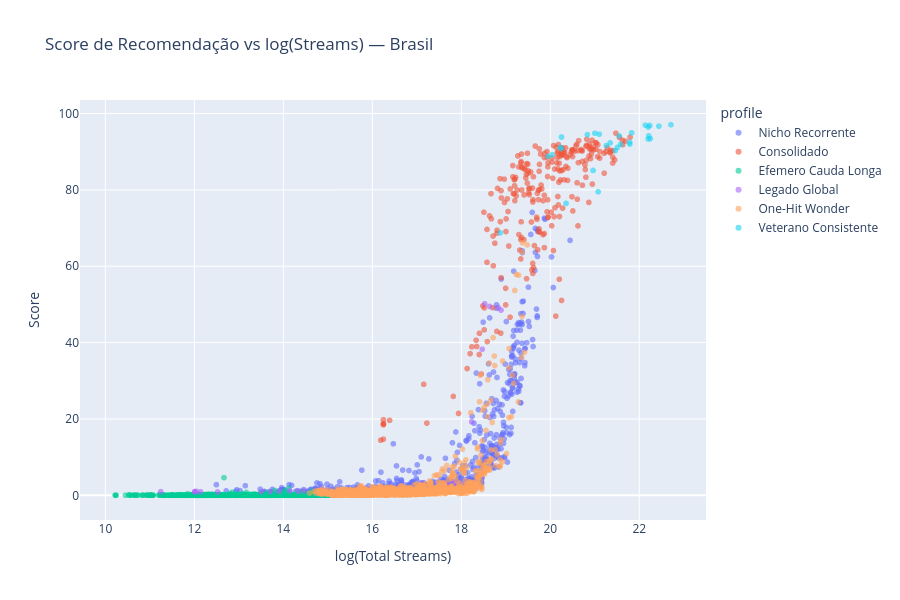

Notebook code cell kept with this figure:
### Markdown cell above
## 2. Scatter: Score vs Streams, colorido por Perfil

### Code cell
df_br = df[df['country']=='br'].dropna(subset=['recommend_score','profile']).copy()
df_br['log_streams'] = np.log1p(df_br['total_streams'])

fig = px.scatter(df_br, x='log_streams', y='recommend_score',
    color='profile', hover_data=['artist_name','total_tracks','avg_rank'],
    title='Score de Recomendação vs log(Streams) — Brasil',
    labels={'log_streams':'log(Total Streams)','recommend_score':'Score'},
    opacity=0.6)
fig.update_layout(height=600)
fig.show()

### Figure 1 — Plotly figure (JSON) as saved in the notebook; plotly's stock layout.template omitted (floating-point values rounded to 4 significant figures; data arrays with more than 128 entries replaced by an {"elided": "..."} marker saying what was removed)
{"data": [{"customdata": {"elided": "688x3 mixed values"}, "hovertemplate": "profile=Nicho Recorrente<br>log(Total Streams)=%{x}<br>Score=%{y}<br>artist_name=%{customdata[0]}<br>total_tracks=%{customdata[1]}<br>avg_rank=%{customdata[2]}<extra></extra>", "legendgroup": "Nicho Recorrente", "marker": {"color": "#636efa", "opacity": 0.6, "symbol": "circle"}, "mode": "markers", "name": "Nicho Recorrente", "showlegend": true, "type": "scattergl", "x": {"elided": "688 float values"}, "xaxis": "x", "y": {"elided": "688 float values"}, "yaxis": "y"}, {"customdata": {"elided": "253x3 mixed values"}, "hovertemplate": "profile=Consolidado<br>log(Total Streams)=%{x}<br>Score=%{y}<br>artist_name=%{customdata[0]}<br>total_tracks=%{customdata[1]}<br>avg_rank=%{customdata[2]}<extra></extra>", "legendgroup": "Consolidado", "marker": {"color": "#EF553B", "opacity": 0.6, "symbol": "circle"}, "mode": "markers", "name": "Consolidado", "showlegend": true, "type": "scattergl", "x": {"elided": "253 float values"}, "xaxis": "x", "y": {"elided": "253 float values"}, "yaxis": "y"}, {"customdata": {"elided": "1137x3 mixed values"}, "hovertemplate": "profile=Efemero Cauda Longa<br>log(Total Streams)=%{x}<br>Score=%{y}<br>artist_name=%{customdata[0]}<br>total_tracks=%{customdata[1]}<br>avg_rank=%{customdata[2]}<extra></extra>", "legendgroup": "Efemero Cauda Longa", "marker": {"color": "#00cc96", "opacity": 0.6, "symbol": "circle"}, "mode": "markers", "name": "Efemero Cauda Longa", "showlegend": true, "type": "scattergl", "x": {"elided": "1137 float values"}, "xaxis": "x", "y": {"elided": "1137 float values"}, "yaxis": "y"}, {"customdata": [["Olivia Dean", 2, 167.7], ["Fleetwood Mac", 1, 195], ["The Killers", 2, 174.7], ["Ellie Goulding", 2, 121.4], ["Alex Warren", 1, 89.38], ["Metro Boomin", 2, 142.7], ["Akon", 1, 181.4], ["Peso Pluma", 1, 91.77], ["Wiz Khalifa", 2, 179.8], ["Daniel Caesar", 4, 105.4], ["Benson Boone", 2, 111.1], ["Oasis", 1, 185.7], ["Anuel AA", 2, 166.4], ["Frank Ocean", 1, 155.9], ["The Goo Goo Dolls", 1, 167.0], ["The Kid LAROI", 6, 97.99], ["Farruko", 1, 138.4], ["Teddy Swims", 1, 126.8], ["The Beatles", 1, 129], ["50 Cent", 1, 195], ["Guns N' Roses", 4, 147.7], ["Burna Boy", 2, 176.7], ["Disney", 1, 166.8], ["Tate McRae", 5, 100.2], ["sombr", 2, 153.3], ["Radiohead", 1, 158.8], ["Mariah Carey", 3, 84.19], ["Gracie Abrams", 1, 176.2], ["Lil Wayne", 7, 89.22], ["Tame Impala", 1, 190.9], ["The Police", 1, 159.0], ["OneRepublic", 5, 143.2], ["Djo", 1, 118.9], ["Tems", 3, 144.1], ["Dominic Fike", 3, 79.03], ["J. Cole", 1, 160.3], ["Nirvana", 1, 157.8], ["AC/DC", 2, 175.6], ["Chris Brown", 4, 118.6], ["Malcolm Todd", 1, 189], ["Myke Towers", 3, 80.51]], "hovertemplate": "profile=Legado Global<br>log(Total Streams)=%{x}<br>Score=%{y}<br>artist_name=%{customdata[0]}<br>total_tracks=%{customdata[1]}<br>avg_rank=%{customdata[2]}<extra></extra>", "legendgroup": "Legado Global", "marker": {"color": "#ab63fa", "opacity": 0.6, "symbol": "circle"}, "mode": "markers", "name": "Legado Global", "showlegend": true, "type": "scattergl", "x": [15.42, 12.01, 12.04, 15.61, 18.47, 16.81, 13.7, 17.1, 13.91, 17.81, 18.89, 15.97, 15.3, 15.39, 17.32, 18.53, 16.69, 18.83, 12.14, 11.24, 18.23, 12.52, 14.82, 17.87, 17.51, 13.5, 16.17, 14.93, 17.1, 14.34, 18.64, 17.11, 17.68, 16.01, 17.36, 14.14, 14.46, 14.92, 17.64, 12.01, 17.95], "xaxis": "x", "y": [1.242, 0.9581, 1.062, 1.302, 38.26, 2.027, 0.9934, 1.773, 1.053, 3.53, 48.52, 1.669, 1.196, 1.314, 2.339, 50.17, 1.689, 49.14, 0.9254, 0.9606, 19.24, 0.8848, 1.135, 3.32, 3.215, 0.9584, 2.185, 1.153, 3.101, 1.072, 49.47, 2.137, 2.966, 1.951, 2.08, 1.17, 1.121, 1.322, 3.19, 0.9254, 3.182], "yaxis": "y"}, {"customdata": {"elided": "1104x3 mixed values"}, "hovertemplate": "profile=One-Hit Wonder<br>log(Total Streams)=%{x}<br>Score=%{y}<br>artist_name=%{customdata[0]}<br>total_tracks=%{customdata[1]}<br>avg_rank=%{customdata[2]}<extra></extra>", "legendgroup": "One-Hit Wonder", "marker": {"color": "#FFA15A", "opacity": 0.6, "symbol": "circle"}, "mode": "markers", "name": "One-Hit Wonder", "showlegend": true, "type": "scattergl", "x": {"elided": "1104 float values"}, "xaxis": "x", "y": {"elided": "1104 float values"}, "yaxis": "y"}, {"customdata": [["Taylor Swift", 214, 111.0], ["Wesley Safadão", 131, 83.77], ["The Weeknd", 84, 119.9], ["Jorge & Mateus", 125, 88.54], ["Justin Bieber", 90, 106.9], ["Ana Castela", 100, 79.9], ["Matheus & Kauan", 142, 84.42], ["Mc IG", 92, 106.2], ["LUDMILLA", 103, 97.05], ["BTS", 179, 107.9], ["Luan Santana", 88, 77.17], ["Orochi", 72, 122.7], ["Zé Neto & Cristiano", 125, 84.61], ["Luísa Sonza", 131, 89.64], ["Veigh", 74, 97.35], ["Maiara & Maraisa", 121, 82.98], ["Os Barões Da Pisadinha", 89, 94.38], ["Matuê", 66, 116.0], ["Ariana Grande", 107, 108.9], ["Pabllo Vittar", 118, 86.72], ["Beyoncé", 84, 121.3], ["Anitta", 205, 79.66], ["Mc Don Juan", 71, 99.18], ["Gusttavo Lima", 204, 84.17], ["Filipe Ret", 64, 119.1], ["Henrique & Juliano", 214, 91.88], ["MC Cabelinho", 62, 111.5], ["MC Ryan SP", 153, 100.6], ["Marília Mendonça", 175, 97.58]], "hovertemplate": "profile=Veterano Consistente<br>log(Total Streams)=%{x}<br>Score=%{y}<br>artist_name=%{customdata[0]}<br>total_tracks=%{customdata[1]}<br>avg_rank=%{customdata[2]}<extra></extra>", "legendgroup": "Veterano Consistente", "marker": {"color": "#19d3f3", "opacity": 0.6, "symbol": "circle"}, "mode": "markers", "name": "Veterano Consistente", "showlegend": true, "type": "scattergl", "x": [19.95, 21.78, 20.25, 22.2, 20.25, 22.21, 22.14, 21.35, 20.96, 20.23, 21.58, 20.83, 22.23, 21.46, 21.26, 21.83, 21.08, 21.55, 20.04, 20.35, 18.88, 21.79, 21.51, 22.25, 21.0, 22.71, 21.1, 22.2, 22.44], "xaxis": "x", "y": [88.76, 92.49, 93.84, 96.46, 90.81, 94.14, 96.94, 92.31, 85.08, 91.11, 91.93, 94.48, 96.87, 90.28, 91.62, 94.94, 79.49, 94.15, 89.21, 76.45, 68.74, 91.98, 91.12, 93.41, 94.82, 97.06, 94.6, 93.33, 96.69], "yaxis": "y"}], "layout": {"height": 600, "legend": {"title": {"text": "profile"}, "tracegroupgap": 0}, "title": {"text": "Score de Recomendação vs log(Streams) — Brasil"}, "xaxis": {"anchor": "y", "domain": [0, 1], "title": {"text": "log(Total Streams)"}}, "yaxis": {"anchor": "x", "domain": [0, 1], "title": {"text": "Score"}}}}
